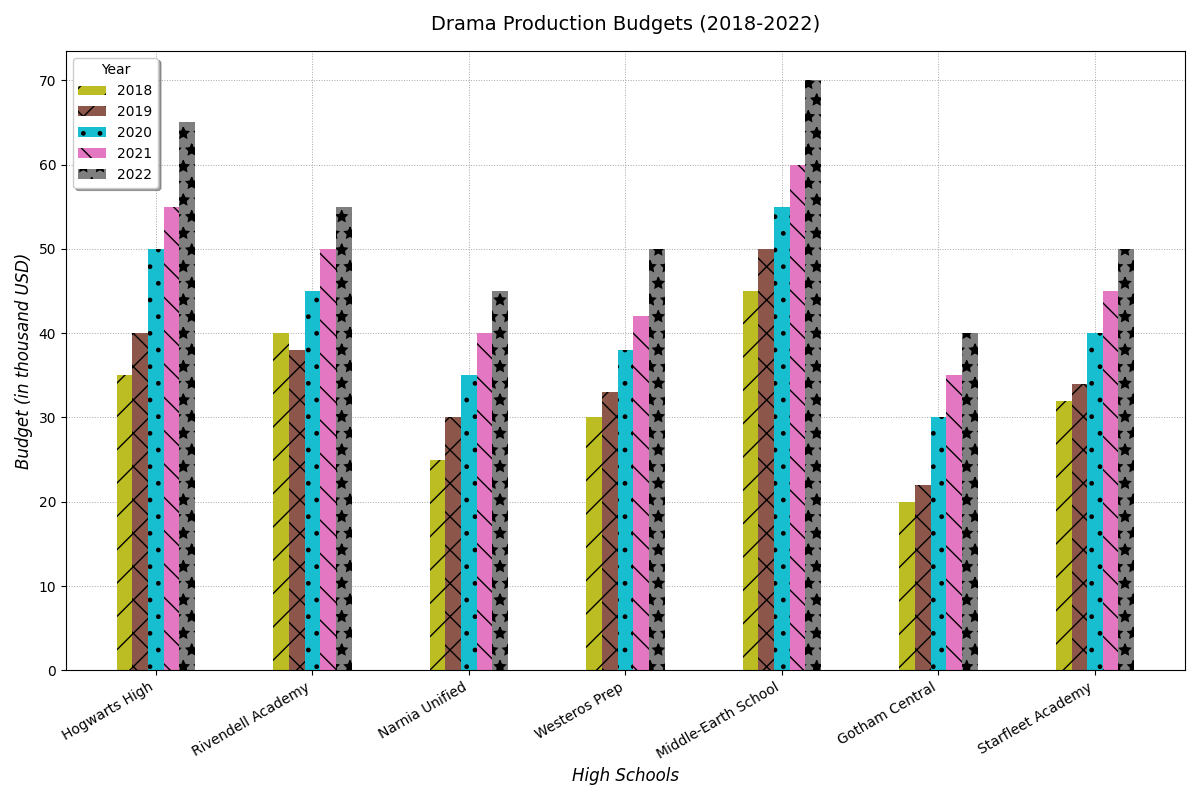

Here is the Python script that generated this plot:
import matplotlib.pyplot as plt
import numpy as np

# Existing schools and budgets
schools = ['Hogwarts High', 'Rivendell Academy', 'Narnia Unified', 'Westeros Prep', 'Middle-Earth School']

budgets_2018 = np.array([35, 40, 25, 30, 45])
budgets_2019 = np.array([40, 38, 30, 33, 50])
budgets_2020 = np.array([50, 45, 35, 38, 55])
budgets_2021 = np.array([55, 50, 40, 42, 60])
budgets_2022 = np.array([65, 55, 45, 50, 70])

# New additional school budgets
budgets_2018_new = np.array([20, 32])
budgets_2019_new = np.array([22, 34])
budgets_2020_new = np.array([30, 40])
budgets_2021_new = np.array([35, 45])
budgets_2022_new = np.array([40, 50])

# Incorporate additional data
schools.extend(['Gotham Central', 'Starfleet Academy'])

# Combine original and new data
budgets_2018 = np.append(budgets_2018, budgets_2018_new)
budgets_2019 = np.append(budgets_2019, budgets_2019_new)
budgets_2020 = np.append(budgets_2020, budgets_2020_new)
budgets_2021 = np.append(budgets_2021, budgets_2021_new)
budgets_2022 = np.append(budgets_2022, budgets_2022_new)

years = ['2018', '2019', '2020', '2021', '2022']
data = np.array([budgets_2018, budgets_2019, budgets_2020, budgets_2021, budgets_2022])

fig, ax = plt.subplots(figsize=(12, 8))

bar_width = 0.1
bar_positions = np.arange(len(schools))

colors = ['#bcbd22', '#8c564b', '#17becf', '#e377c2', '#7f7f7f']
hatches = ['/', 'x', '.', '\\', '*']

for idx, year in enumerate(years):
    ax.bar(bar_positions + idx * bar_width, data[idx], bar_width, 
           label=f'{year}', color=colors[idx], hatch=hatches[idx])

ax.set_xlabel('High Schools', fontsize=12, fontstyle='italic')
ax.set_ylabel('Budget (in thousand USD)', fontsize=12, fontstyle='italic')
ax.set_title('Drama Production Budgets (2018-2022)', fontsize=14, fontweight='regular', pad=15)
ax.set_xticks(bar_positions + bar_width * 2)
ax.set_xticklabels(schools, rotation=30, ha="right", fontsize=10)

ax.legend(title='Year', fontsize=10, loc='upper left', frameon=True, shadow=True)

ax.grid(True, linestyle=':', linewidth=0.7, alpha=0.7, color='gray')
ax.set_axisbelow(True)

fig.tight_layout()

plt.show()
